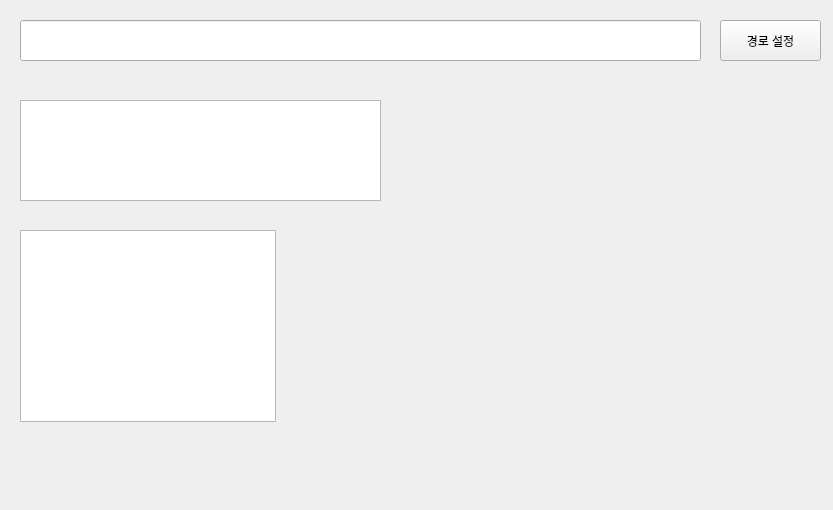
<?xml version="1.0" encoding="UTF-8"?>
<ui version="4.0">
 <class>Form</class>
 <widget class="QWidget" name="Form">
  <property name="geometry">
   <rect>
    <x>0</x>
    <y>0</y>
    <width>833</width>
    <height>510</height>
   </rect>
  </property>
  <property name="windowTitle">
   <string>Form</string>
  </property>
  <widget class="QPushButton" name="pushButton_OpenPath">
   <property name="geometry">
    <rect>
     <x>720</x>
     <y>20</y>
     <width>101</width>
     <height>41</height>
    </rect>
   </property>
   <property name="text">
    <string>경로 설정</string>
   </property>
  </widget>
  <widget class="QLineEdit" name="lineEdit_path">
   <property name="geometry">
    <rect>
     <x>20</x>
     <y>20</y>
     <width>681</width>
     <height>41</height>
    </rect>
   </property>
  </widget>
  <widget class="QTextEdit" name="textEdit">
   <property name="geometry">
    <rect>
     <x>20</x>
     <y>100</y>
     <width>361</width>
     <height>101</height>
    </rect>
   </property>
  </widget>
  <widget class="QTableWidget" name="tableWidget">
   <property name="geometry">
    <rect>
     <x>20</x>
     <y>230</y>
     <width>256</width>
     <height>192</height>
    </rect>
   </property>
  </widget>
 </widget>
 <resources/>
 <connections/>
</ui>
